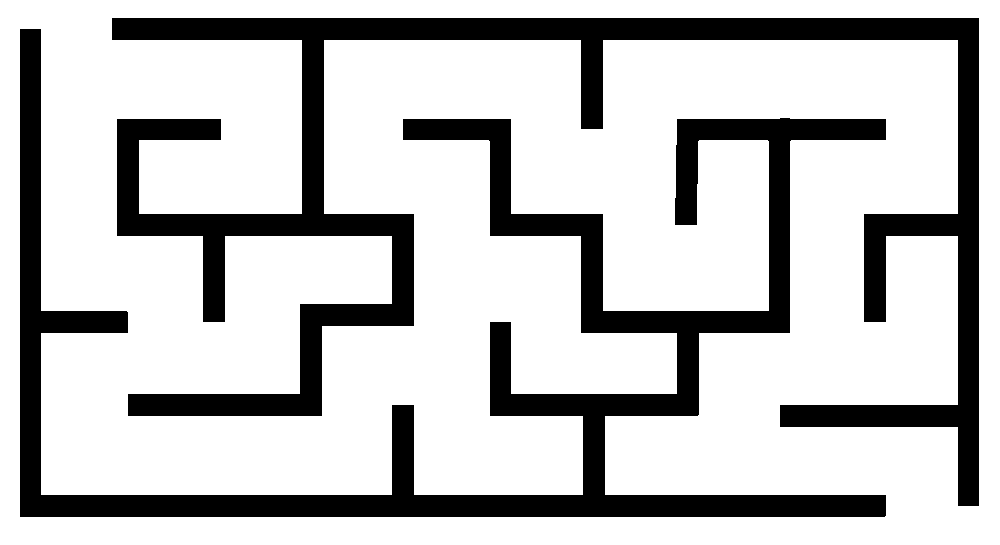
#> input picture images/maze/m1.png, 1000 x 545 px
$ jupyter execute images.ipynb
#> lines starting #> are read from the running program, lines starting #| are printed output that depends on the picture; after the words box and inside, x2 and y2 are one past the last pixel; in counts of white or black regions, pixels touching at a corner belong together
[cell 1]
import matplotlib.pyplot as plt
import cv2 as cv
import numpy as np

[cell 2]
m1 = cv.imread('../images/maze/m1.png')
#> m1 is the input picture: shape (545, 1000, 3); 76.4% white; 2 black regions, box (x1, y1, x2, y2) and area: (112, 18, 979, 506) 64528, (20, 29, 886, 517) 64320
plt.imshow(m1)

[cell 3]
np.unique(m1)
#> Out = [0, 255]

[cell 4]
WIDTH = 1280
HEIGHT = 720
maze = cv.imread('../images/maze/m1.png')
maze = cv.resize(maze, (WIDTH, HEIGHT), interpolation=cv.INTER_NEAREST)
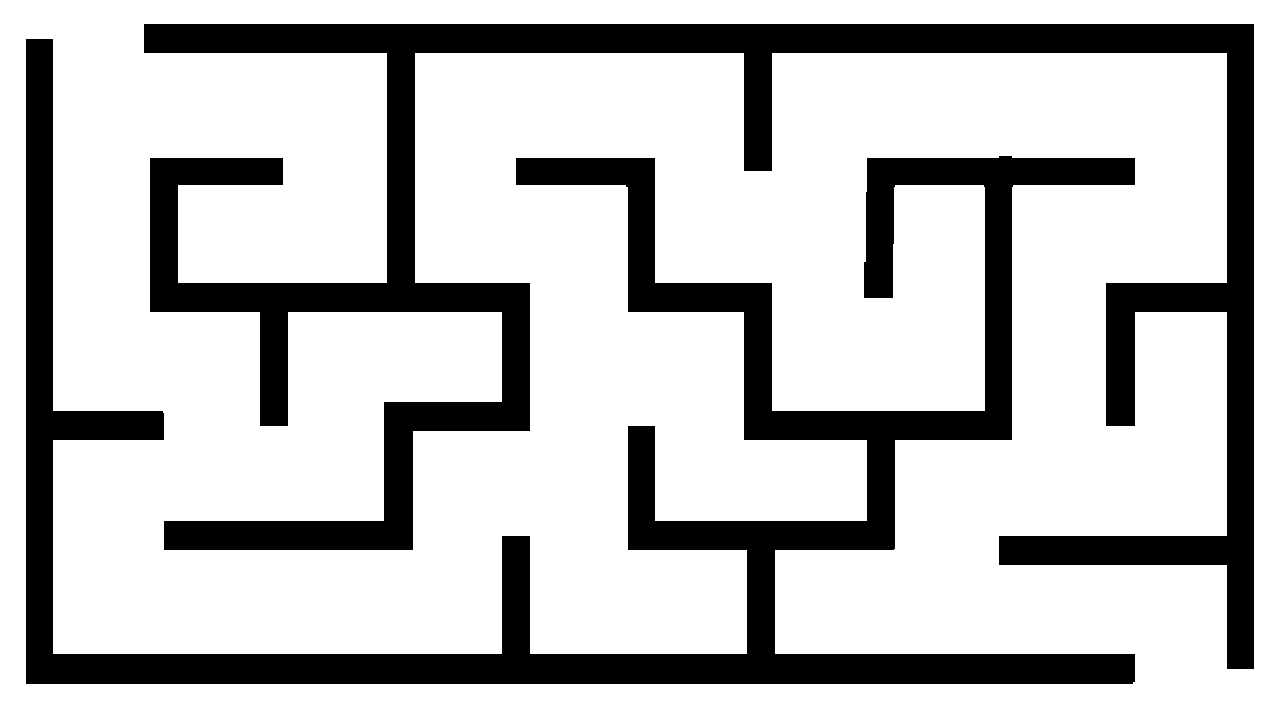
#> maze: shape (720, 1280, 3); 76.3% white; 2 black regions, box (x1, y1, x2, y2) and area: (26, 39, 1135, 684) 109547, (144, 24, 1254, 669) 109125
print(np.unique(maze))
#| [  0 255]
print(maze[0,:10])
#| [[255 255 255]
#|  [255 255 255]
#|  [255 255 255]
#|  [255 255 255]
#|  [255 255 255]
#|  [255 255 255]
#|  [255 255 255]
#|  [255 255 255]
#|  [255 255 255]
#|  [255 255 255]]
plt.imshow(maze)

[cell 5]
m1[0][:20]
#> Out = 20 rows, first 8: [255, 255, 255], [255, 255, 255], [255, 255, 255], [255, 255, 255], [255, 255, 255], [255, 255, 255], [255, 255, 255], [255, 255, 255]

[cell 6]
_, bin1 = cv.threshold(m1, 127, 255, cv.THRESH_BINARY)

[cell 7]
plt.imshow(bin1)

[cell 8]
bin1[0][:10]
#> Out = [[255, 255, 255], [255, 255, 255], [255, 255, 255], [255, 255, 255], [255, 255, 255], [255, 255, 255], [255, 255, 255], [255, 255, 255], [255, 255, 255], [255, 255, 255]]

[cell 9]
np.unique(bin1)
#> Out = [0, 255]

[cell 10]
cv.imwrite('../images/maze/m1.png', bin1)
#> Out = True

[cell 11]
_, bin2 = cv.threshold(m1, 127, 255, cv.THRESH_BINARY_INV)
plt.imshow(bin2)

[cell 12]
bin2[0][:10]
#> Out = [[0, 0, 0], [0, 0, 0], [0, 0, 0], [0, 0, 0], [0, 0, 0], [0, 0, 0], [0, 0, 0], [0, 0, 0], [0, 0, 0], [0, 0, 0]]

[cell 13]
m2 = cv.imread('../images/second_maze.png')
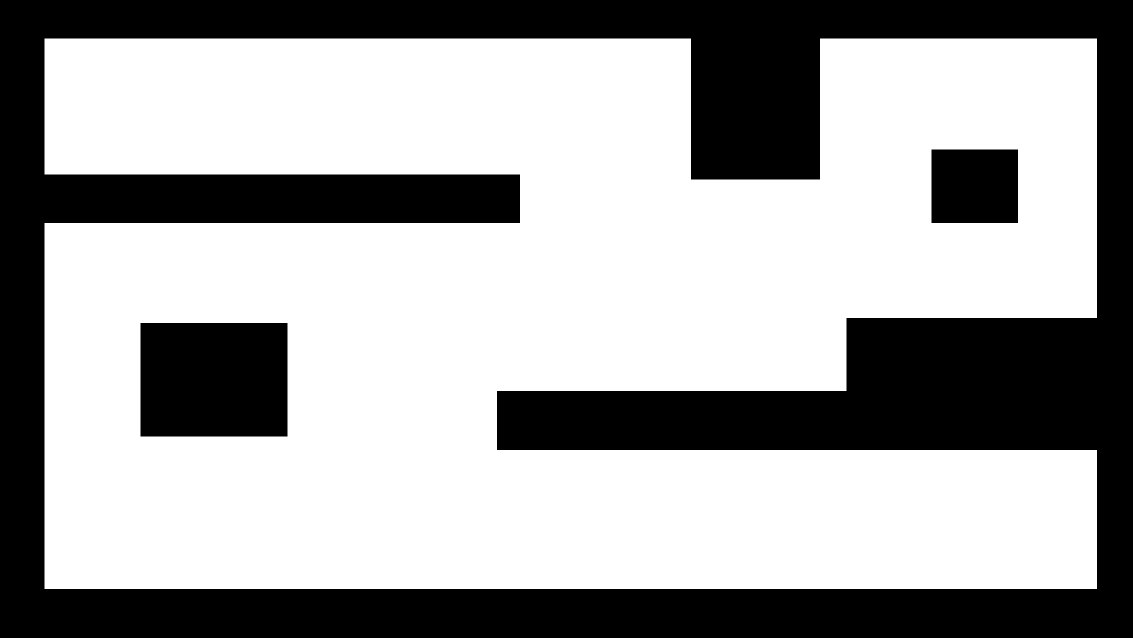
#> input picture images/second_maze.png, 2265 x 1276 px (shown at 1/2 size)
#> m2 is the input picture: shape (1276, 2265, 3); 63.9% white; 3 black regions, box (x1, y1, x2, y2) and area: (0, 0, 2265, 1276) 952284, (281, 646, 575, 873) 66738, (1863, 299, 2036, 446) 25431
plt.imshow(m2)

[cell 14]
np.unique(m2)
#> Out = [0, 255]

[cell 15]
m2[0][:20]
#> Out = 20 rows, first 8: [0, 0, 0], [0, 0, 0], [0, 0, 0], [0, 0, 0], [0, 0, 0], [0, 0, 0], [0, 0, 0], [0, 0, 0]

[cell 16]
m3 = cv.imread('../images/third_maze.png')
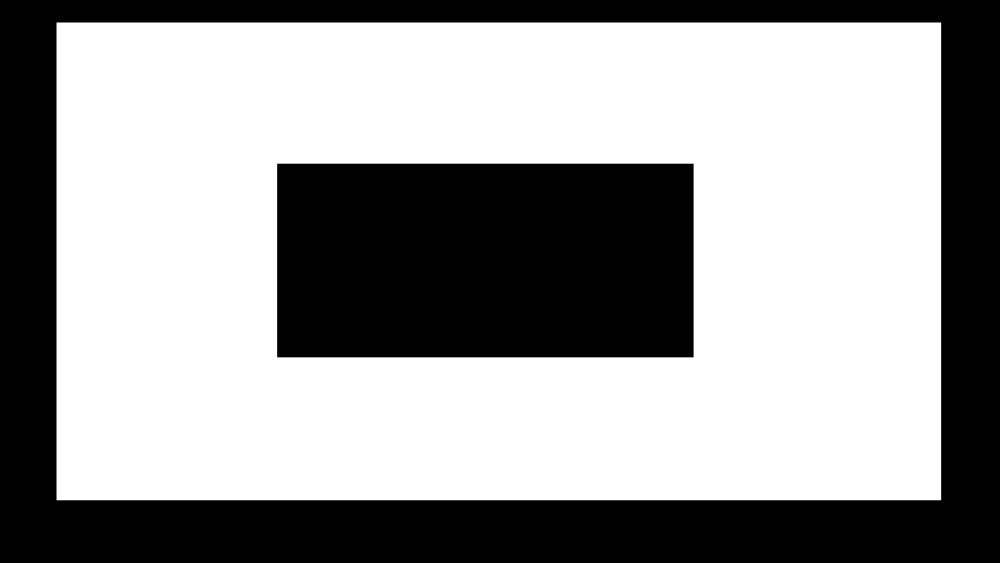
#> input picture images/third_maze.png, 1000 x 563 px
#> m3 is the input picture: shape (563, 1000, 3); min 0, max 255, mean 154.9
plt.imshow(m3)

[cell 17]
print(np.max(m3))
#| 255
print(np.min(m3))
#| 0

[cell 18]
m4 = cv.imread('../images/fourth_maze.png')
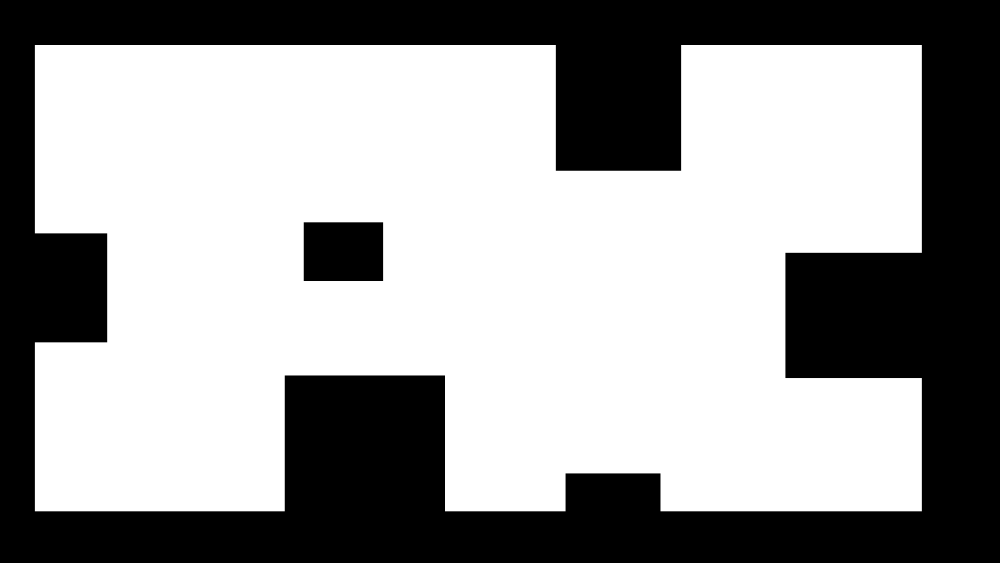
#> input picture images/fourth_maze.png, 1000 x 563 px
#> m4 is the input picture: shape (563, 1000, 3); min 0, max 255, mean 155.3
plt.imshow(m4)

[cell 19]
print(np.max(m4))
#| 255
print(np.min(m4))
#| 0

[cell 20]
im1 = cv.imread('../images/maze/m1.png', cv.IMREAD_GRAYSCALE)
print(np.unique(im1))
#| [  0 255]
print(im1[0,:10])
#| [255 255 255 255 255 255 255 255 255 255]
plt.imshow(im1, cmap='gray')

[cell 21]
im1r = cv.bitwise_not(im1)
plt.imshow(im1r, cmap='gray')

[cell 22]
WIDTH = 1280
HEIGHT = 720
maze = cv.imread('../images/maze/m%d.png' % (1), cv.IMREAD_GRAYSCALE)
maze_array = cv.resize(maze, (WIDTH, HEIGHT), interpolation=cv.INTER_NEAREST)
inverted_maze_array = cv.bitwise_not(maze_array)
dust = np.ones((HEIGHT, WIDTH))
np.sum(dust)

[cell 23]
idx = np.where(inverted_maze_array > 0)
#> idx = 218672 positions, rows 24 to 683, columns 26 to 1253
dust[idx] = 0
np.sum(dust)
